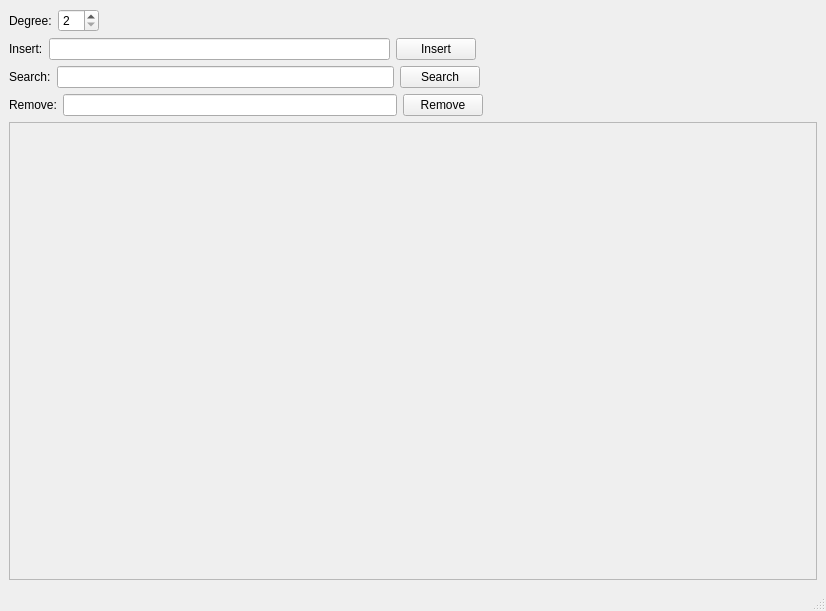
<?xml version="1.0" encoding="UTF-8"?>
<ui version="4.0">
 <class>MainWindow</class>
 <widget class="QMainWindow" name="MainWindow">
  <property name="geometry">
   <rect>
    <x>0</x>
    <y>0</y>
    <width>826</width>
    <height>611</height>
   </rect>
  </property>
  <property name="windowTitle">
   <string>BPlus Tree</string>
  </property>
  <widget class="QWidget" name="centralwidget">
   <layout class="QVBoxLayout" name="verticalLayout_2">
    <item>
     <layout class="QVBoxLayout" name="verticalLayout">
      <item>
       <layout class="QHBoxLayout" name="horizontalLayoutOfTreeDegree">
        <item>
         <widget class="QLabel" name="label_3">
          <property name="text">
           <string>Degree:</string>
          </property>
         </widget>
        </item>
        <item>
         <widget class="QSpinBox" name="spinBox">
          <property name="minimum">
           <number>2</number>
          </property>
         </widget>
        </item>
        <item>
         <spacer name="horizontalSpacer_3">
          <property name="orientation">
           <enum>Qt::Horizontal</enum>
          </property>
          <property name="sizeHint" stdset="0">
           <size>
            <width>40</width>
            <height>20</height>
           </size>
          </property>
         </spacer>
        </item>
       </layout>
      </item>
      <item>
       <layout class="QHBoxLayout" name="horizontalLayoutOfInsert">
        <item>
         <widget class="QLabel" name="label">
          <property name="text">
           <string>Insert:</string>
          </property>
         </widget>
        </item>
        <item>
         <widget class="QLineEdit" name="lineEditOfInsert"/>
        </item>
        <item>
         <widget class="QPushButton" name="pushButtonOfInsertion">
          <property name="text">
           <string>Insert</string>
          </property>
         </widget>
        </item>
        <item>
         <spacer name="horizontalSpacer">
          <property name="orientation">
           <enum>Qt::Horizontal</enum>
          </property>
          <property name="sizeHint" stdset="0">
           <size>
            <width>40</width>
            <height>20</height>
           </size>
          </property>
         </spacer>
        </item>
       </layout>
      </item>
      <item>
       <layout class="QHBoxLayout" name="horizontalLayoutOfSearch">
        <item>
         <widget class="QLabel" name="label_4">
          <property name="text">
           <string>Search:</string>
          </property>
         </widget>
        </item>
        <item>
         <widget class="QLineEdit" name="lineEditOfSearch"/>
        </item>
        <item>
         <widget class="QPushButton" name="pushButtonOfSearch">
          <property name="text">
           <string>Search</string>
          </property>
         </widget>
        </item>
        <item>
         <spacer name="horizontalSpacer_4">
          <property name="orientation">
           <enum>Qt::Horizontal</enum>
          </property>
          <property name="sizeHint" stdset="0">
           <size>
            <width>40</width>
            <height>20</height>
           </size>
          </property>
         </spacer>
        </item>
       </layout>
      </item>
      <item>
       <layout class="QHBoxLayout" name="horizontalLayoutOfRemove">
        <item>
         <widget class="QLabel" name="label_2">
          <property name="text">
           <string>Remove:</string>
          </property>
         </widget>
        </item>
        <item>
         <widget class="QLineEdit" name="lineEditOfRemove"/>
        </item>
        <item>
         <widget class="QPushButton" name="pushButtonOfRemove">
          <property name="text">
           <string>Remove</string>
          </property>
         </widget>
        </item>
        <item>
         <spacer name="horizontalSpacer_2">
          <property name="orientation">
           <enum>Qt::Horizontal</enum>
          </property>
          <property name="sizeHint" stdset="0">
           <size>
            <width>40</width>
            <height>20</height>
           </size>
          </property>
         </spacer>
        </item>
       </layout>
      </item>
      <item>
       <layout class="QHBoxLayout" name="horizontalLayoutOfImage">
        <item>
         <widget class="QScrollArea" name="scrollArea">
          <property name="widgetResizable">
           <bool>true</bool>
          </property>
          <widget class="QWidget" name="scrollAreaWidgetContents">
           <property name="geometry">
            <rect>
             <x>0</x>
             <y>0</y>
             <width>802</width>
             <height>423</height>
            </rect>
           </property>
           <layout class="QVBoxLayout" name="verticalLayout_3">
            <item>
             <widget class="QLabel" name="labelOfImage">
              <property name="text">
               <string/>
              </property>
             </widget>
            </item>
           </layout>
          </widget>
         </widget>
        </item>
       </layout>
      </item>
     </layout>
    </item>
   </layout>
  </widget>
  <widget class="QMenuBar" name="menubar">
   <property name="geometry">
    <rect>
     <x>0</x>
     <y>0</y>
     <width>826</width>
     <height>22</height>
    </rect>
   </property>
  </widget>
  <widget class="QStatusBar" name="statusbar"/>
 </widget>
 <resources/>
 <connections/>
</ui>
